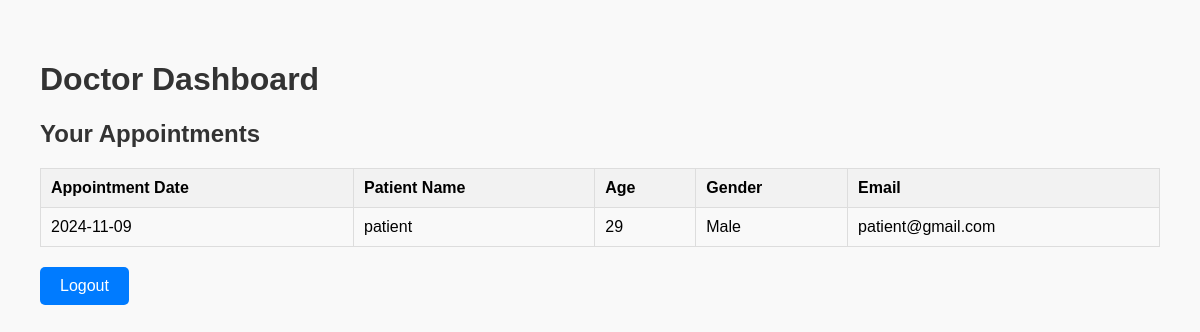
/doctor_dashboard (signed in), run on the app's committed database.
### tables this page shows
CREATE TABLE appointments (
                    id INTEGER PRIMARY KEY AUTOINCREMENT,
                    patient_id INTEGER,
                    doctor_id INTEGER,
                    appointment_date TEXT NOT NULL, canceled_by_doctor BOOLEAN DEFAULT 0,
                    FOREIGN KEY (patient_id) REFERENCES patients (id),
                    FOREIGN KEY (doctor_id) REFERENCES doctors (id)
                );

CREATE TABLE patients (
                    id INTEGER PRIMARY KEY AUTOINCREMENT,
                    name TEXT NOT NULL,
                    loginid TEXT UNIQUE NOT NULL,
                    password TEXT NOT NULL,
                    age INTEGER NOT NULL,
                    gender TEXT NOT NULL,
                    email TEXT NOT NULL
                );

### app.py (the view)
@app.route('/doctor_dashboard')
def doctor_dashboard():
    if 'doctor_id' not in session:
        return redirect(url_for('doctor_login'))
    doctor_id = session['doctor_id']
    appointments = query_db('''
        SELECT a.appointment_date, p.name AS patient_name, p.age, p.gender, p.email
        FROM appointments a
        JOIN patients p ON a.patient_id = p.id
        WHERE a.doctor_id = ?
    ''', [doctor_id])
    return render_template('doctor_dashboard.html', appointments=appointments)

### db_helpers.py (called while the page is built)
def get_db_connection():
    conn = sqlite3.connect('hospital_management.db')
    conn.row_factory = sqlite3.Row
    conn.execute("PRAGMA foreign_keys = ON")  # Enable foreign keys
    return conn

def query_db(query, args=(), one=False):
    conn = get_db_connection()  # Make sure you're getting the connection here
    cur = conn.execute(query, args)
    rv = [dict(row) for row in cur.fetchall()]
    cur.close()
    return (rv[0] if rv else None) if one else rv

### templates/doctor_dashboard.html (shortened to what this page needs)
<!DOCTYPE html>
<html lang="en">
<head>
</head>
<body>
{% block content %}
    <h1>Doctor Dashboard</h1>
    <h2>Your Appointments</h2>
    {% if appointments %}
        <table>
            <thead>
                <tr>
                    <th>Appointment Date</th>
                    <th>Patient Name</th>
                    <th>Age</th>
                    <th>Gender</th>
                    <th>Email</th>
                </tr>
            </thead>
            <tbody>
                {% for appointment in appointments %}
                <tr>
                    <td>{{ appointment['appointment_date'] }}</td>
                    <td>{{ appointment['patient_name'] }}</td>
                    <td>{{ appointment['age'] }}</td>
                    <td>{{ appointment['gender'] }}</td>
                    <td>{{ appointment['email'] }}</td>
                </tr>
                {% endfor %}
            </tbody>
        </table>
    {% else %}
        <p>No appointments found.</p>
    {% endif %}
    <a href="{{ url_for('doctor_logout') }}" class="button">Logout</a>
{% endblock %}
</body>
</html>

### templates/doctor_dashboard.html (style rules this page uses)
body { font-family: Arial, sans-serif; background-color: #f9f9f9; margin: 20px; padding: 20px; }
h1, h2 { color: #333; }
table { width: 100%; border-collapse: collapse; margin-bottom: 20px; }
table, th, td { border: 1px solid #ddd; padding: 10px; text-align: left; }
th { background-color: #f2f2f2; font-weight: bold; }
.button { display: inline-block; padding: 10px 20px; background-color: #007BFF; color: white; text-decoration: none; border-radius: 5px; text-align: center; }

### data on the page
appointments: appointment_date "2024-11-09", patient_name "patient", age "29", gender "Male", email "patient@gmail.com"
